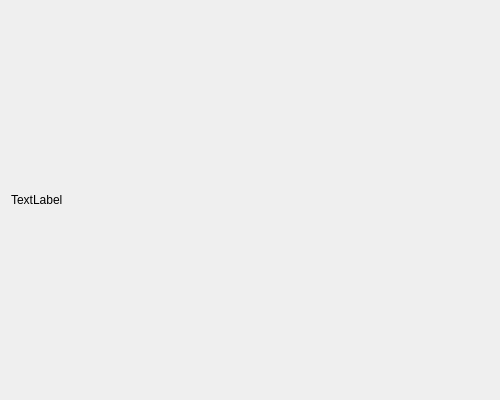
<?xml version="1.0" encoding="UTF-8"?>
<ui version="4.0">
 <class>Form</class>
 <widget class="QWidget" name="Form">
  <property name="geometry">
   <rect>
    <x>0</x>
    <y>0</y>
    <width>500</width>
    <height>400</height>
   </rect>
  </property>
  <property name="windowTitle">
   <string>Form</string>
  </property>
  <layout class="QVBoxLayout" name="verticalLayout">
   <item>
    <widget class="QLabel" name="label">
     <property name="text">
      <string>TextLabel</string>
     </property>
    </widget>
   </item>
  </layout>
 </widget>
 <resources/>
 <connections/>
</ui>
